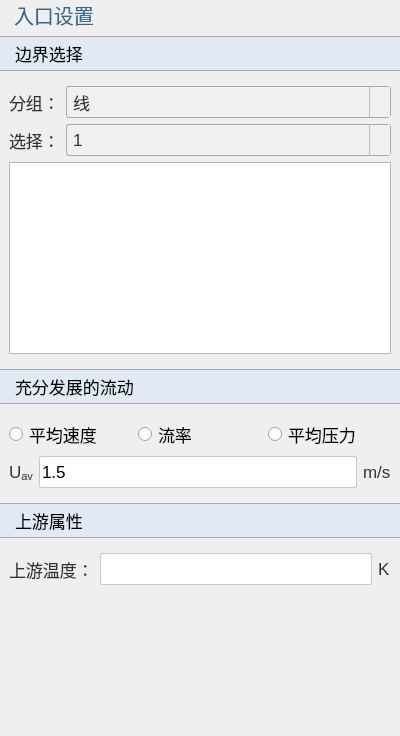
<?xml version="1.0" encoding="UTF-8"?>
<ui version="4.0">
 <class>TestPage</class>
 <widget class="QWidget" name="TestPage">
  <property name="geometry">
   <rect>
    <x>0</x>
    <y>0</y>
    <width>400</width>
    <height>736</height>
   </rect>
  </property>
  <property name="windowTitle">
   <string>Form</string>
  </property>
  <property name="styleSheet">
   <string notr="true">QWidget{
font-family: &quot;Microsoft YaHei&quot;, &quot;微软雅黑&quot;;
}
QPushButton {
    font-size: 17px;
    min-height: 32px;
}
QPushButton#pushButton,
QPushButton#pushButton_2,
QPushButton#pushButton_3 {
    background-color: rgb(224, 233, 244);
    border-width: 1px;
    border-color: rgb(121, 121, 121);
    border-style: solid;
    min-height: 33px;
    border-top: 1px solid rgb(169, 169, 169);
    border-bottom: 1px solid rgb(169, 169, 169);
    border-left: none;
    border-right: none;
    text-align: left;
    padding-left: 15px;
    font-size: 17px;
}
QLabel {
    font-size: 17px;
    color: rgb(51, 51, 51);
}
QLabel#pageNameLabel {
    font-size: 20px;
    padding-left: 9px;
    color: rgb(53, 103, 147);
}
QLineEdit, QTextEdit, QPlainTextEdit, QSpinBox, QDoubleSpinBox, QDateTimeEdit {
    border: 1px solid rgb(200, 200, 200);
    border-radius: 2px;
    font-size: 17px;
    min-height: 30px;
}
QLineEdit:focus, QTextEdit:focus, QPlainTextEdit:focus,
QSpinBox:focus, QDoubleSpinBox:focus, QDateTimeEdit:focus {
    border-color: rgb(100, 100, 255);
    outline: none;
}
QComboBox {
    font-size: 17px;
    color: rgb(51, 51, 51);
    padding-left: 6px;
    background: rgb(240, 240, 240);
    border: 1px solid rgb(169, 169, 169);
    border-radius: 3px;
    min-height: 30px;
}
QComboBox::drop-down {
    subcontrol-origin: padding;
    subcontrol-position: top right;
    width: 20px;
    background: rgb(240, 240, 240);
    border-left: 1px solid rgb(190, 190, 190);
}
QComboBox::down-arrow {
    image: url(:/resources/arrow_down_drawn.svg);
    width: 12px;
    height: 12px;
}
QSpinBox::up-button, QDoubleSpinBox::up-button {
    subcontrol-origin: border;
    subcontrol-position: top right;
    width: 18px;
    border-left: 1px solid rgb(190, 190, 190);
    border-bottom: 1px solid rgb(210, 210, 210);
    background: rgb(240, 240, 240);
}
QSpinBox::down-button, QDoubleSpinBox::down-button {
    subcontrol-origin: border;
    subcontrol-position: bottom right;
    width: 18px;
    border-left: 1px solid rgb(190, 190, 190);
    background: rgb(240, 240, 240);
}
QSpinBox::up-arrow, QDoubleSpinBox::up-arrow {
    image: url(:/resources/arrow_up_drawn.svg);
    width: 10px;
    height: 10px;
}
QSpinBox::down-arrow, QDoubleSpinBox::down-arrow {
    image: url(:/resources/arrow_down_drawn.svg);
    width: 10px;
    height: 10px;
}
QRadioButton, QCheckBox, QGroupBox {
    font-size: 17px;
}
QTableWidget, QTreeWidget, QListWidget {
    font-size: 16px;
    gridline-color: rgb(210, 210, 210);
}

</string>
  </property>
  <layout class="QGridLayout" name="gridLayout">
   <property name="leftMargin">
    <number>0</number>
   </property>
   <property name="topMargin">
    <number>0</number>
   </property>
   <property name="rightMargin">
    <number>0</number>
   </property>
   <property name="bottomMargin">
    <number>0</number>
   </property>
   <item row="9" column="0" colspan="2">
    <widget class="QPushButton" name="pushButton_3">
     <property name="text">
      <string>上游属性</string>
     </property>
    </widget>
   </item>
   <item row="10" column="0" colspan="2">
    <widget class="QWidget" name="widget_2" native="true">
     <layout class="QHBoxLayout" name="horizontalLayout_2">
      <item>
       <widget class="QLabel" name="label_5">
        <property name="text">
         <string>上游温度：</string>
        </property>
       </widget>
      </item>
      <item>
       <widget class="QLineEdit" name="lineEdit_2"/>
      </item>
      <item>
       <widget class="QLabel" name="label_6">
        <property name="text">
         <string>K</string>
        </property>
       </widget>
      </item>
     </layout>
    </widget>
   </item>
   <item row="1" column="0" colspan="2">
    <widget class="QPushButton" name="pushButton">
     <property name="sizePolicy">
      <sizepolicy hsizetype="Ignored" vsizetype="Fixed">
       <horstretch>0</horstretch>
       <verstretch>0</verstretch>
      </sizepolicy>
     </property>
     <property name="text">
      <string>边界选择</string>
     </property>
    </widget>
   </item>
   <item row="8" column="0" colspan="2">
    <widget class="QWidget" name="widget" native="true">
     <layout class="QGridLayout" name="gridLayout_2">
      <item row="0" column="1">
       <widget class="QRadioButton" name="radioButton_2">
        <property name="text">
         <string>流率</string>
        </property>
       </widget>
      </item>
      <item row="0" column="0">
       <widget class="QRadioButton" name="radioButton">
        <property name="text">
         <string>平均速度</string>
        </property>
       </widget>
      </item>
      <item row="0" column="2">
       <widget class="QRadioButton" name="radioButton_3">
        <property name="text">
         <string>平均压力</string>
        </property>
       </widget>
      </item>
      <item row="1" column="0" colspan="3">
       <layout class="QHBoxLayout" name="horizontalLayout">
        <item>
         <widget class="QLabel" name="label_3">
          <property name="text">
           <string>U&lt;sub&gt;av&lt;/sub&gt;</string>
          </property>
         </widget>
        </item>
        <item>
         <widget class="QLineEdit" name="lineEdit">
          <property name="text">
           <string>1.5</string>
          </property>
         </widget>
        </item>
        <item>
         <widget class="QLabel" name="label_4">
          <property name="text">
           <string>m/s</string>
          </property>
         </widget>
        </item>
       </layout>
      </item>
     </layout>
    </widget>
   </item>
   <item row="0" column="0" colspan="2">
    <widget class="QLabel" name="pageNameLabel">
     <property name="sizePolicy">
      <sizepolicy hsizetype="Preferred" vsizetype="Fixed">
       <horstretch>0</horstretch>
       <verstretch>0</verstretch>
      </sizepolicy>
     </property>
     <property name="text">
      <string>入口设置</string>
     </property>
    </widget>
   </item>
   <item row="11" column="1">
    <spacer name="verticalSpacer">
     <property name="orientation">
      <enum>Qt::Vertical</enum>
     </property>
     <property name="sizeHint" stdset="0">
      <size>
       <width>20</width>
       <height>40</height>
      </size>
     </property>
    </spacer>
   </item>
   <item row="7" column="0" colspan="2">
    <widget class="QPushButton" name="pushButton_2">
     <property name="text">
      <string>充分发展的流动</string>
     </property>
    </widget>
   </item>
   <item row="2" column="0" colspan="2">
    <widget class="QWidget" name="widget_3" native="true">
     <layout class="QGridLayout" name="gridLayout_3">
      <item row="0" column="1">
       <widget class="QComboBox" name="comboBoxDim">
        <item>
         <property name="text">
          <string>线</string>
         </property>
        </item>
       </widget>
      </item>
      <item row="0" column="0">
       <widget class="QLabel" name="label">
        <property name="sizePolicy">
         <sizepolicy hsizetype="Fixed" vsizetype="Preferred">
          <horstretch>0</horstretch>
          <verstretch>0</verstretch>
         </sizepolicy>
        </property>
        <property name="text">
         <string>分组：</string>
        </property>
       </widget>
      </item>
      <item row="1" column="0">
       <widget class="QLabel" name="label_2">
        <property name="text">
         <string>选择：</string>
        </property>
       </widget>
      </item>
      <item row="1" column="1">
       <widget class="QComboBox" name="comboBoxGroup">
        <item>
         <property name="text">
          <string>1</string>
         </property>
        </item>
       </widget>
      </item>
      <item row="2" column="0" colspan="2">
       <widget class="QListView" name="listView"/>
      </item>
     </layout>
    </widget>
   </item>
  </layout>
 </widget>
 <resources/>
 <connections/>
</ui>
